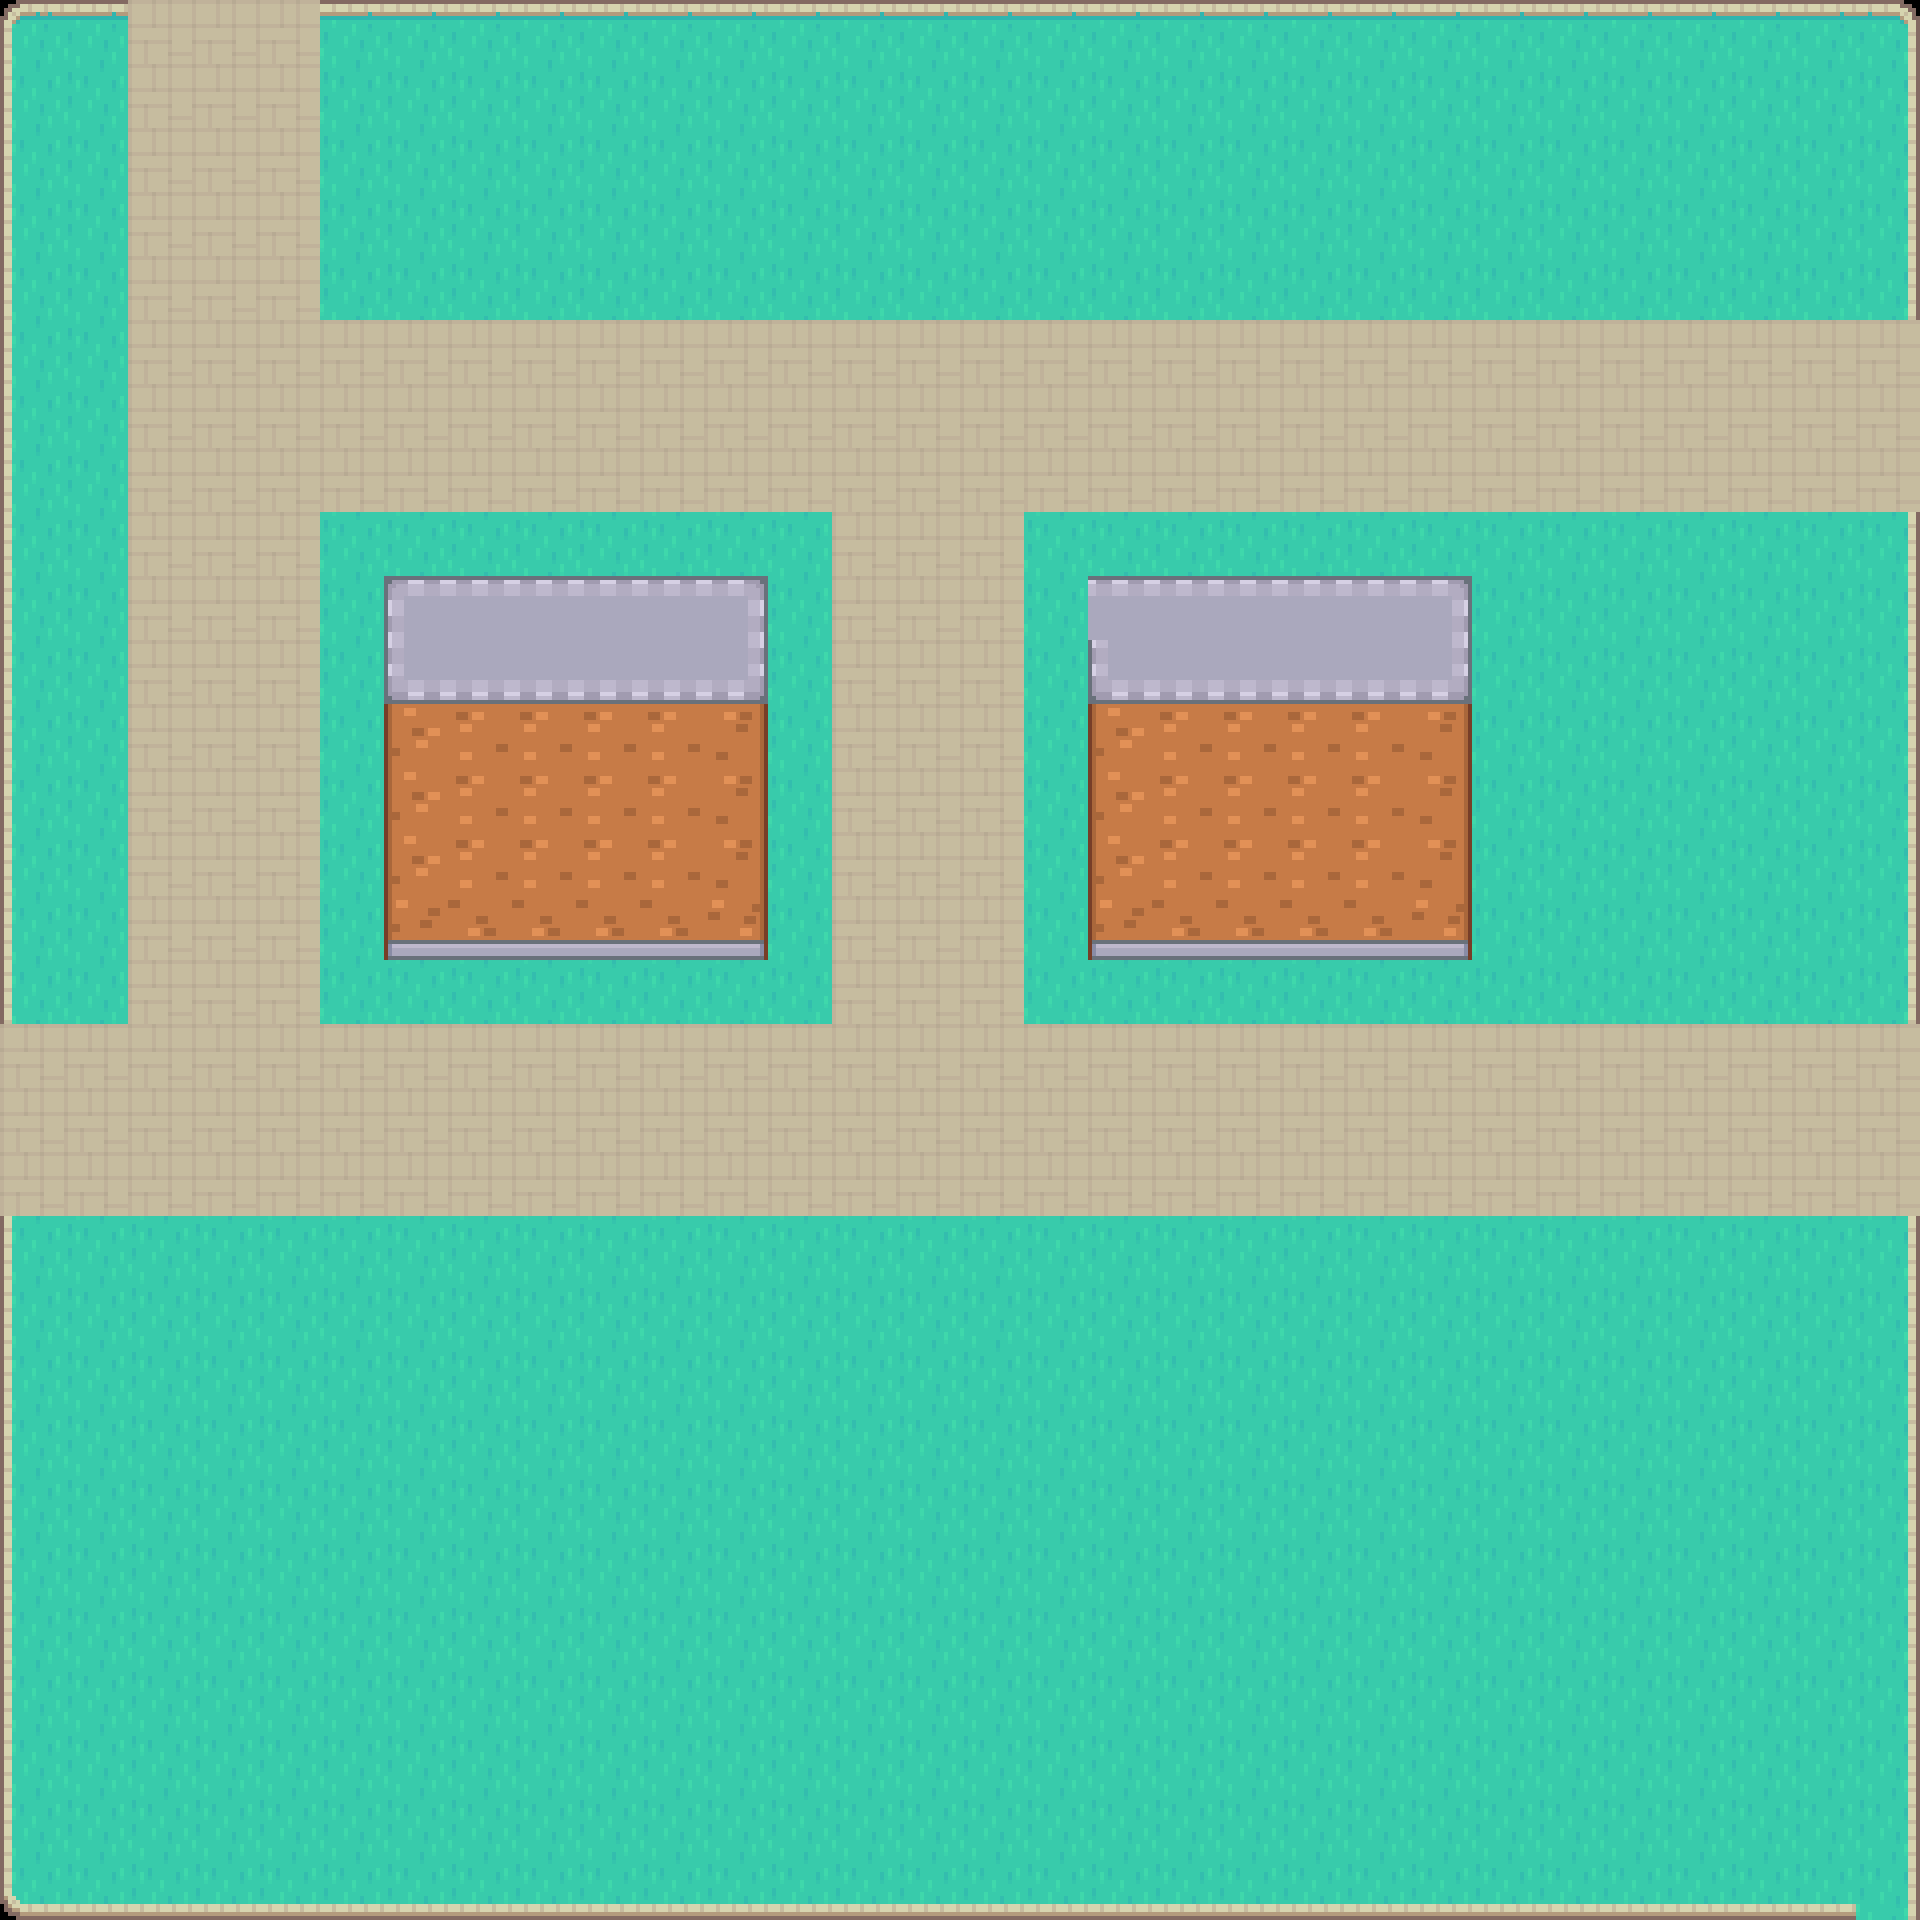

This game map was drawn from its Tiled (.tmx) file and the tilesets committed beside it. A one-line description and the full map source follow:
An orthogonal 30x30 tile map with 64x64 px tiles, 3 tile layers (Tile Layer 1, Tile Layer 2, Tile Layer 3) and 4 objects.

<map version="1.10" tiledversion="1.11.2" orientation="orthogonal" renderorder="right-down" width="30" height="30" tilewidth="64" tileheight="64" infinite="0" nextlayerid="5" nextobjectid="5">
 <tileset firstgid="1" name="tileset12" tilewidth="64" tileheight="64" tilecount="54" columns="9">
  <image source="tileset.png" width="576" height="384" />
 </tileset>
 <layer id="1" name="Tile Layer 1" width="30" height="30">
  <data encoding="csv">
1,2,14,14,14,2,2,2,2,2,2,2,2,2,2,2,2,2,2,2,2,2,2,2,2,2,2,2,2,3,
10,11,14,14,14,11,11,11,11,11,11,11,11,11,11,11,11,11,11,11,11,11,11,11,11,11,11,11,11,12,
10,11,14,14,14,11,11,11,11,11,11,11,11,11,11,11,11,11,11,11,11,11,11,11,11,11,11,11,11,12,
10,11,14,14,14,11,11,11,11,11,11,11,11,11,11,11,11,11,11,11,11,11,11,11,11,11,11,11,11,12,
10,11,14,14,14,11,11,11,11,11,11,11,11,11,11,11,11,11,11,11,11,11,11,11,11,11,11,11,11,12,
10,11,14,14,14,14,14,14,14,14,14,14,14,14,14,14,14,14,14,14,14,14,14,14,14,14,14,14,14,14,
10,11,14,14,14,14,14,14,14,14,14,14,14,14,14,14,14,14,14,14,14,14,14,14,14,14,14,14,14,14,
10,11,14,14,14,14,14,14,14,14,14,14,14,14,14,14,14,14,14,14,14,14,14,14,14,14,14,14,14,14,
10,11,14,14,14,11,11,11,11,11,11,11,11,14,14,14,11,11,11,11,11,11,11,11,11,11,11,11,11,12,
10,11,14,14,14,11,7,8,8,8,8,9,11,14,14,14,11,8,8,8,8,8,9,11,11,11,11,11,11,12,
10,11,14,14,14,11,25,26,26,26,26,27,11,14,14,14,11,25,26,26,26,26,27,11,11,11,11,11,11,12,
10,11,14,14,14,11,37,38,38,38,38,39,11,14,14,14,11,37,38,38,38,38,39,11,11,11,11,11,11,12,
10,11,14,14,14,11,37,38,38,38,38,39,11,14,14,14,11,37,38,38,38,38,39,11,11,11,11,11,11,12,
10,11,14,14,14,11,37,38,38,38,38,39,11,14,14,14,11,37,38,38,38,38,39,11,11,11,11,11,11,12,
10,11,14,14,14,11,46,47,47,47,47,48,11,14,14,14,11,46,47,47,47,47,48,11,11,11,11,11,11,12,
10,11,14,14,14,11,11,11,11,11,11,11,11,14,14,14,11,11,11,11,11,11,11,11,11,11,11,11,11,12,
14,14,14,14,14,14,14,14,14,14,14,14,14,14,14,14,14,14,14,14,14,14,14,14,14,14,14,14,14,14,
14,14,14,14,14,14,14,14,14,14,14,14,14,14,14,14,14,14,14,14,14,14,14,14,14,14,14,14,14,14,
14,14,14,14,14,14,14,14,14,14,14,14,14,14,14,14,14,14,14,14,14,14,14,14,14,14,14,14,14,14,
10,11,11,11,11,11,11,11,11,11,11,11,11,11,11,11,11,11,11,11,11,11,11,11,11,11,11,11,11,12,
10,11,11,11,11,11,11,11,11,11,11,11,11,11,11,11,11,11,11,11,11,11,11,11,11,11,11,11,11,12,
10,11,11,11,11,11,11,11,11,11,11,11,11,11,11,11,11,11,11,11,11,11,11,11,11,11,11,11,11,12,
10,11,11,11,11,11,11,11,11,11,11,11,11,11,11,11,11,11,11,11,11,11,11,11,11,11,11,11,11,12,
10,11,11,11,11,11,11,11,11,11,11,11,11,11,11,11,11,11,11,11,11,11,11,11,11,11,11,11,11,12,
10,11,11,11,11,11,11,11,11,11,11,11,11,11,11,11,11,11,11,11,11,11,11,11,11,11,11,11,11,12,
10,11,11,11,11,11,11,11,11,11,11,11,11,11,11,11,11,11,11,11,11,11,11,11,11,11,11,11,11,12,
10,11,11,11,11,11,11,11,11,11,11,11,11,11,11,11,11,11,11,11,11,11,11,11,11,11,11,11,11,12,
10,11,11,11,11,11,11,11,11,11,11,11,11,11,11,11,11,11,11,11,11,11,11,11,11,11,11,11,11,12,
10,11,11,11,11,11,11,11,11,11,11,11,11,11,11,11,11,11,11,11,11,11,11,11,11,11,11,11,11,12,
19,20,20,20,20,20,20,20,20,20,20,20,20,20,20,20,20,20,20,20,20,20,20,20,20,20,20,20,20,12
</data>
 </layer>
 <objectgroup id="4" name="Object Layer 1">
  <object id="1" x="384" y="576" width="384" height="384" />
  <object id="2" x="2048" y="640" />
  <object id="3" x="1088" y="576" width="384" height="384" />
  <object id="4" x="2048" y="704" />
 </objectgroup>
 <layer id="2" name="Tile Layer 2" width="30" height="30">
  <data encoding="csv">
0,0,0,0,0,0,0,0,0,0,0,0,0,0,0,0,0,0,0,0,0,0,0,0,0,0,0,0,0,0,
0,0,0,0,0,0,0,0,0,0,0,0,0,0,0,0,0,0,0,0,0,0,0,0,0,0,0,0,0,0,
0,0,0,0,0,0,0,0,0,0,0,0,0,0,0,0,0,0,0,0,0,0,0,0,0,0,0,0,0,0,
0,0,0,0,0,0,0,0,0,0,0,0,0,0,0,0,0,0,0,0,0,0,0,0,0,0,0,0,0,0,
0,0,0,0,0,0,0,0,0,0,0,0,0,0,0,0,0,0,0,0,0,0,0,0,0,0,0,0,0,0,
0,0,0,0,0,0,0,0,0,0,0,0,0,0,0,0,0,0,0,0,0,0,0,0,0,0,0,0,0,0,
0,0,0,0,0,0,0,0,0,0,0,0,0,0,0,0,0,0,0,0,0,0,0,0,0,0,0,0,0,0,
0,0,0,0,0,0,0,0,0,0,0,0,0,0,0,0,0,0,0,0,0,0,0,0,0,0,0,0,0,0,
0,0,0,0,0,0,0,0,0,0,0,0,0,0,0,0,0,0,0,0,0,0,0,0,0,0,0,0,0,0,
0,0,0,0,0,0,0,0,0,0,0,0,0,0,0,0,0,0,0,0,0,0,0,0,0,0,0,0,0,0,
0,0,0,0,0,0,0,0,0,0,0,0,0,0,0,0,0,0,0,0,0,0,0,0,0,0,0,0,0,0,
0,0,0,0,0,0,0,0,0,0,0,0,0,0,0,0,0,0,0,0,0,0,0,0,0,0,0,0,0,0,
0,0,0,0,0,0,0,0,0,0,0,0,0,0,0,0,0,0,0,0,0,0,0,0,0,0,0,0,0,0,
0,0,0,0,0,0,0,0,0,0,0,0,0,0,0,0,0,0,0,0,0,0,0,0,0,0,0,0,0,0,
0,0,0,0,0,0,0,0,0,0,0,0,0,0,0,0,0,0,0,0,0,0,0,0,0,0,0,0,0,0,
0,0,0,0,0,0,0,0,0,0,0,0,0,0,0,0,0,0,0,0,0,0,0,0,0,0,0,0,0,0,
0,0,0,0,0,0,0,0,0,0,0,0,0,0,0,0,0,0,0,0,0,0,0,0,0,0,0,0,0,0,
0,0,0,0,0,0,0,0,0,0,0,0,0,0,0,0,0,0,0,0,0,0,0,0,0,0,0,0,0,0,
0,0,0,0,0,0,0,0,0,0,0,0,0,0,0,0,0,0,0,0,0,0,0,0,0,0,0,0,0,0,
0,0,0,0,0,0,0,0,0,0,0,0,0,0,0,0,0,0,0,0,0,0,0,0,0,0,0,0,0,0,
0,0,0,0,0,0,0,0,0,0,0,0,0,0,0,0,0,0,0,0,0,0,0,0,0,0,0,0,0,0,
0,0,0,0,0,0,0,0,0,0,0,0,0,0,0,0,0,0,0,0,0,0,0,0,0,0,0,0,0,0,
0,0,0,0,0,0,0,0,0,0,0,0,0,0,0,0,0,0,0,0,0,0,0,0,0,0,0,0,0,0,
0,0,0,0,0,0,0,0,0,0,0,0,0,0,0,0,0,0,0,0,0,0,0,0,0,0,0,0,0,0,
0,0,0,0,0,0,0,0,0,0,0,0,0,0,0,0,0,0,0,0,0,0,0,0,0,0,0,0,0,0,
0,0,0,0,0,0,0,0,0,0,0,0,0,0,0,0,0,0,0,0,0,0,0,0,0,0,0,0,0,0,
0,0,0,0,0,0,0,0,0,0,0,0,0,0,0,0,0,0,0,0,0,0,0,0,0,0,0,0,0,0,
0,0,0,0,0,0,0,0,0,0,0,0,0,0,0,0,0,0,0,0,0,0,0,0,0,0,0,0,0,0,
0,0,0,0,0,0,0,0,0,0,0,0,0,0,0,0,0,0,0,0,0,0,0,0,0,0,0,0,0,0,
0,0,0,0,0,0,0,0,0,0,0,0,0,0,0,0,0,0,0,0,0,0,0,0,0,0,0,0,0,0
</data>
 </layer>
 <layer id="3" name="Tile Layer 3" width="30" height="30">
  <data encoding="csv">
0,0,0,0,0,0,0,0,0,0,0,0,0,0,0,0,0,0,0,0,0,0,0,0,0,0,0,0,0,0,
0,0,0,0,0,0,0,0,0,0,0,0,0,0,0,0,0,0,0,0,0,0,0,0,0,0,0,0,0,0,
0,0,0,0,0,0,0,0,0,0,0,0,0,0,0,0,0,0,0,0,0,0,0,0,0,0,0,0,0,0,
0,0,0,0,0,0,0,0,0,0,0,0,0,0,0,0,0,0,0,0,0,0,0,0,0,0,0,0,0,0,
0,0,0,0,0,0,0,0,0,0,0,0,0,0,0,0,0,0,0,0,0,0,0,0,0,0,0,0,0,0,
0,0,0,0,0,0,0,0,0,0,0,0,0,0,0,0,0,0,0,0,0,0,0,0,0,0,0,0,0,0,
0,0,0,0,0,0,0,0,0,0,0,0,0,0,0,0,0,0,0,0,0,0,0,0,0,0,0,0,0,0,
0,0,0,0,0,0,0,0,0,0,0,0,0,0,0,0,0,0,0,0,0,0,0,0,0,0,0,0,0,0,
0,0,0,0,0,0,0,0,0,0,0,0,0,0,0,0,0,0,0,0,0,0,0,0,0,0,0,0,0,0,
0,0,0,0,0,0,0,0,0,0,0,0,0,0,0,0,0,0,0,0,0,0,0,0,0,0,0,0,0,0,
0,0,0,0,0,0,0,0,0,0,0,0,0,0,0,0,0,0,0,0,0,0,0,0,0,0,0,0,0,0,
0,0,0,0,0,0,0,0,0,0,0,0,0,0,0,0,0,0,0,0,0,0,0,0,0,0,0,0,0,0,
0,0,0,0,0,0,0,0,0,0,0,0,0,0,0,0,0,0,0,0,0,0,0,0,0,0,0,0,0,0,
0,0,0,0,0,0,0,0,0,0,0,0,0,0,0,0,0,0,0,0,0,0,0,0,0,0,0,0,0,0,
0,0,0,0,0,0,0,0,0,0,0,0,0,0,0,0,0,0,0,0,0,0,0,0,0,0,0,0,0,0,
0,0,0,0,0,0,0,0,0,0,0,0,0,0,0,0,0,0,0,0,0,0,0,0,0,0,0,0,0,0,
0,0,0,0,0,0,0,0,0,0,0,0,0,0,0,0,0,0,0,0,0,0,0,0,0,0,0,0,0,0,
0,0,0,0,0,0,0,0,0,0,0,0,0,0,0,0,0,0,0,0,0,0,0,0,0,0,0,0,0,0,
0,0,0,0,0,0,0,0,0,0,0,0,0,0,0,0,0,0,0,0,0,0,0,0,0,0,0,0,0,0,
0,0,0,0,0,0,0,0,0,0,0,0,0,0,0,0,0,0,0,0,0,0,0,0,0,0,0,0,0,0,
0,0,0,0,0,0,0,0,0,0,0,0,0,0,0,0,0,0,0,0,0,0,0,0,0,0,0,0,0,0,
0,0,0,0,0,0,0,0,0,0,0,0,0,0,0,0,0,0,0,0,0,0,0,0,0,0,0,0,0,0,
0,0,0,0,0,0,0,0,0,0,0,0,0,0,0,0,0,0,0,0,0,0,0,0,0,0,0,0,0,0,
0,0,0,0,0,0,0,0,0,0,0,0,0,0,0,0,0,0,0,0,0,0,0,0,0,0,0,0,0,0,
0,0,0,0,0,0,0,0,0,0,0,0,0,0,0,0,0,0,0,0,0,0,0,0,0,0,0,0,0,0,
0,0,0,0,0,0,0,0,0,0,0,0,0,0,0,0,0,0,0,0,0,0,0,0,0,0,0,0,0,0,
0,0,0,0,0,0,0,0,0,0,0,0,0,0,0,0,0,0,0,0,0,0,0,0,0,0,0,0,0,0,
0,0,0,0,0,0,0,0,0,0,0,0,0,0,0,0,0,0,0,0,0,0,0,0,0,0,0,0,0,0,
0,0,0,0,0,0,0,0,0,0,0,0,0,0,0,0,0,0,0,0,0,0,0,0,0,0,0,0,0,0,
0,0,0,0,0,0,0,0,0,0,0,0,0,0,0,0,0,0,0,0,0,0,0,0,0,0,0,0,0,0
</data>
 </layer>
</map>
